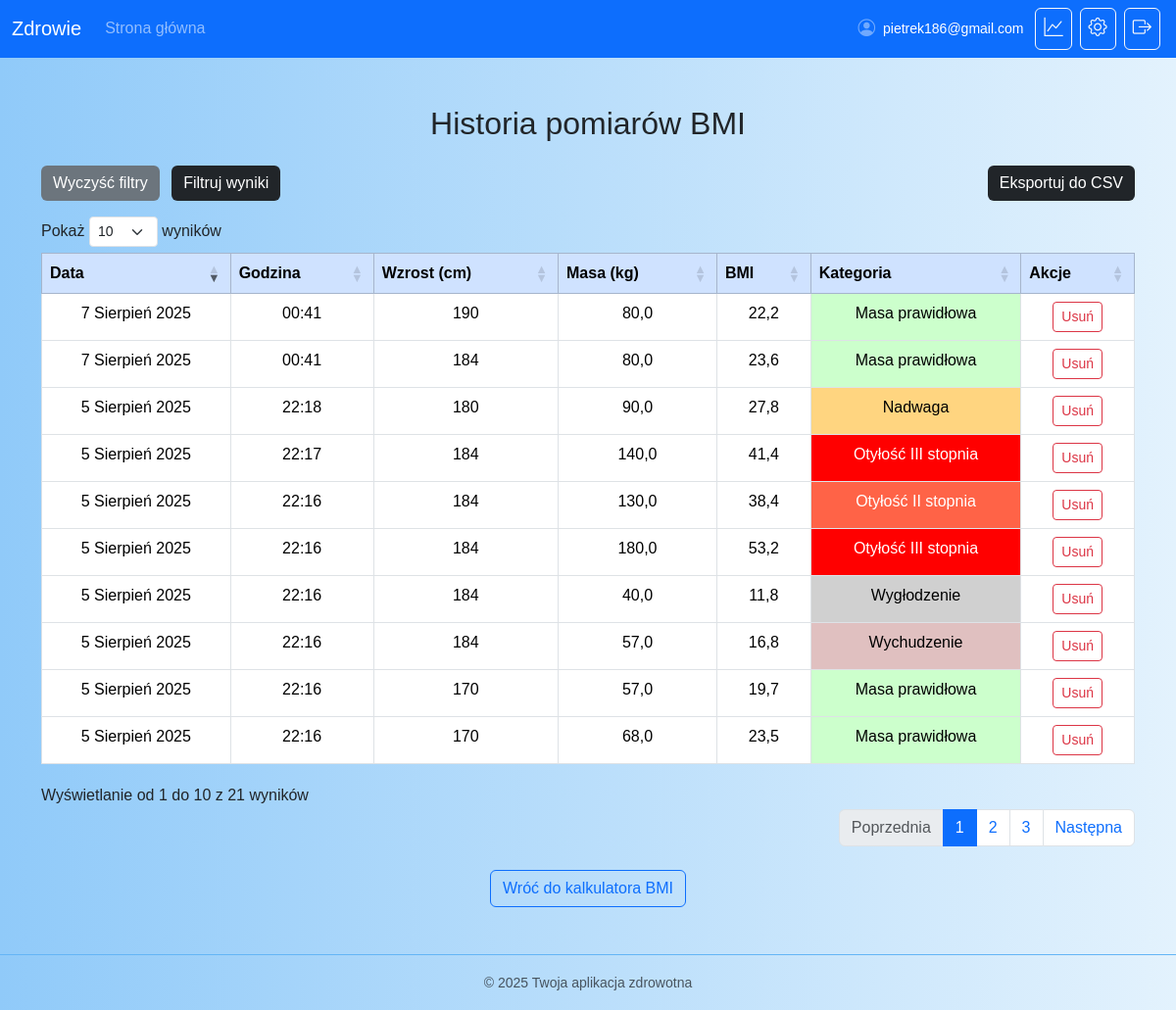
Page /bmi/history/ (signed in) on the earlier database version.
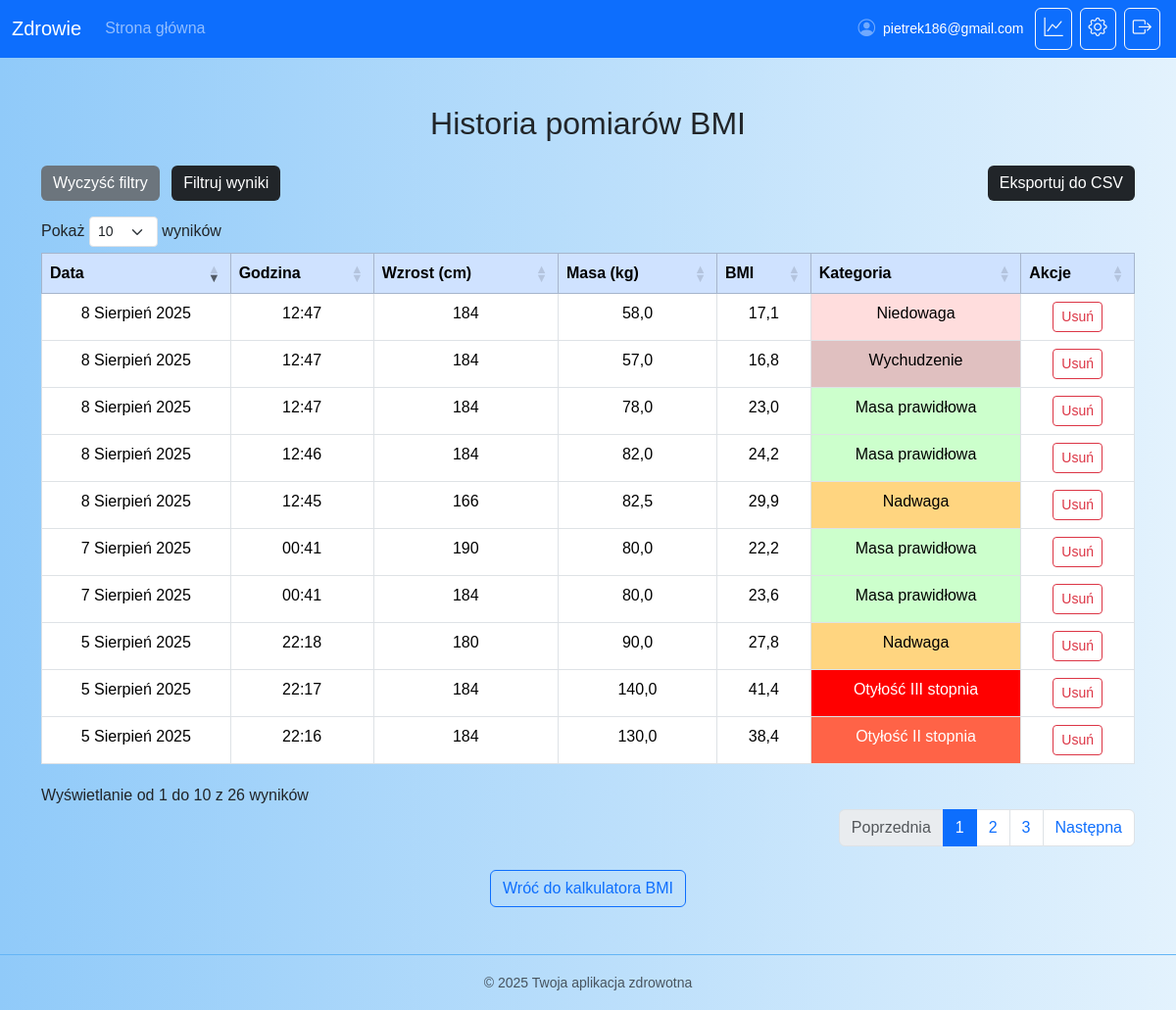
Same page on the later database version.
### bmi/models.py (models this page shows, shortened)
class BMIRecord(models.Model):
    user = models.ForeignKey(settings.AUTH_USER_MODEL, on_delete=models.CASCADE)
    height = models.FloatField(null=True)
    weight = models.FloatField(null=True)
    bmi = models.FloatField()
    category = models.CharField(max_length=100)
    created_at = models.DateTimeField(auto_now_add=True)

### bmi/views.py (the view)
# urls.py: path('history/', views.bmi_history, name='bmi_history'),
@login_required
def bmi_history(request):
    records = BMIRecord.objects.filter(user=request.user).order_by('-created_at')
    category_classes = {
        'Wygłodzenie': 'wyglodzenie',
        'Wychudzenie': 'wychudzenie',
        'Niedowaga': 'niedowaga',
        'Masa prawidłowa': 'masa-prawidlowa',
        'Nadwaga': 'nadwaga',
        'Otyłość I stopnia': 'otylosc-i-stopnia',
        'Otyłość II stopnia': 'otylosc-ii-stopnia',
        'Otyłość III stopnia': 'otylosc-iii-stopnia',
    }
    for record in records:
        record.css_class = category_classes.get(record.category, '')
    return render(request, 'bmi/bmi_history.html', {'records': records})

### bmi/templates/bmi/bmi_history.html (shortened to what this page needs)
{% extends 'core/base.html' %}
{% load static %}
{% block content %}
<div class="container mt-5">
    <h2 class="text-center mb-4">Historia pomiarów BMI</h2>
    <div class="d-flex justify-content-between align-items-center mb-3">
        <div>
            <button id="clear-filters" class="btn btn-secondary me-2">Wyczyść filtry</button>
            <button class="btn btn-dark" id="toggle-filters">Filtruj wyniki</button>
        </div>
        <div>
            <button class="btn btn-dark" id="export-csv">Eksportuj do CSV</button>
        </div>
    </div>
    <table id="bmi-table" class="table table-bordered text-center">
        <thead class="table-primary">
            <tr>
                <th>Data</th>
                <th>Godzina</th>
                <th>Wzrost (cm)</th>
                <th>Masa (kg)</th>
                <th>BMI</th>
                <th>Kategoria</th>
                <th>Akcje</th>
            </tr>
        </thead>
        <tbody>
            {% for record in records %}
            {% with record.category|slugify as slug %}
            <tr>
                <td data-order="{{ record.created_at|date:'Y-m-d' }}T{{ record.created_at|time:'H:i' }}"
                    data-search="{{ record.created_at|date:'Y-m-d' }}">
                    {{ record.created_at|date:"j F Y" }}
                </td>
                <td>{{ record.created_at|time:"H:i" }}</td>
                <td>{{ record.height|floatformat:0 }}</td>
                <td>{{ record.weight|floatformat:1 }}</td>
                <td>{{ record.bmi|floatformat:1 }}</td>
                <td class="bmi-category category-{{ record.css_class }}">{{ record.category }}</td>
                <td>
                    <a href="{% url 'delete_bmi_record' record.id %}" class="btn btn-sm btn-outline-danger">Usuń</a>
                </td>
            </tr>
            {% endwith %}
            {% endfor %}
        </tbody>
    </table>
    <div class="text-center mt-4 mb-5">
        <a href="{% url 'bmi_form' %}" class="btn btn-outline-primary">Wróć do kalkulatora BMI</a>
    </div>
</div>
<link rel="stylesheet" href="https://cdn.datatables.net/1.13.4/css/dataTables.bootstrap5.min.css">
{% endblock %}

Differences in the rows shown:
no longer on this page (row unchanged): BMIRecord: created_at "5 Sierpień 2025", created_at "22:16", height "184", weight "180,0", bmi "53,2", category "Otyłość III stopnia"
no longer on this page (row unchanged): BMIRecord: created_at "5 Sierpień 2025", created_at "22:16", height "184", weight "40,0", bmi "11,8", category "Wygłodzenie"
no longer on this page (row unchanged): BMIRecord: created_at "5 Sierpień 2025", created_at "22:16", height "184", weight "57,0", bmi "16,8", category "Wychudzenie"
no longer on this page (row unchanged): BMIRecord: created_at "5 Sierpień 2025", created_at "22:16", height "170", weight "57,0", bmi "19,7", category "Masa prawidłowa"
no longer on this page (row unchanged): BMIRecord: created_at "5 Sierpień 2025", created_at "22:16", height "170", weight "68,0", bmi "23,5", category "Masa prawidłowa"
added BMIRecord: created_at "8 Sierpień 2025", created_at "12:47", height "184", weight "58,0", bmi "17,1", category "Niedowaga"
added BMIRecord: created_at "8 Sierpień 2025", created_at "12:47", height "184", weight "57,0", bmi "16,8", category "Wychudzenie"
added BMIRecord: created_at "8 Sierpień 2025", created_at "12:47", height "184", weight "78,0", bmi "23,0", category "Masa prawidłowa"
added BMIRecord: created_at "8 Sierpień 2025", created_at "12:46", height "184", weight "82,0", bmi "24,2", category "Masa prawidłowa"
added BMIRecord: created_at "8 Sierpień 2025", created_at "12:45", height "166", weight "82,5", bmi "29,9", category "Nadwaga"
Other differences:
text written by a page script: "Pokaż wyników Wyświetlanie od 1 do 10 z 21 wyników Poprzednia 1 2 3 Następna" → "Pokaż wyników Wyświetlanie od 1 do 10 z 26 wyników Poprzednia 1 2 3 Następna"
